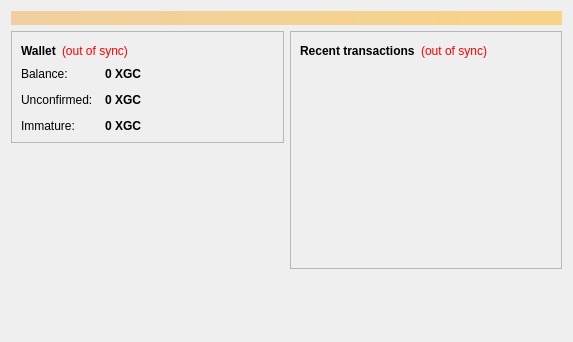
<?xml version="1.0" encoding="UTF-8"?>
<ui version="4.0">
 <class>OverviewPage</class>
 <widget class="QWidget" name="OverviewPage">
  <property name="geometry">
   <rect>
    <x>0</x>
    <y>0</y>
    <width>573</width>
    <height>342</height>
   </rect>
  </property>
  <property name="windowTitle">
   <string>Form</string>
  </property>
  <layout class="QVBoxLayout" name="topLayout">
   <item>
    <widget class="QLabel" name="labelAlerts">
     <property name="visible">
      <bool>false</bool>
     </property>
     <property name="styleSheet">
      <string notr="true">background-color: qlineargradient(x1: 0, y1: 0, x2: 1, y2: 0, stop:0 #F0D0A0, stop:1 #F8D488); color:#000000;</string>
     </property>
     <property name="wordWrap">
      <bool>true</bool>
     </property>
     <property name="margin">
      <number>3</number>
     </property>
    </widget>
   </item>
   <item>
    <layout class="QHBoxLayout" name="horizontalLayout" stretch="1,1">
     <item>
      <layout class="QVBoxLayout" name="verticalLayout_2">
       <item>
        <widget class="QFrame" name="frame">
         <property name="frameShape">
          <enum>QFrame::StyledPanel</enum>
         </property>
         <property name="frameShadow">
          <enum>QFrame::Raised</enum>
         </property>
         <layout class="QVBoxLayout" name="verticalLayout_4">
          <item>
           <layout class="QHBoxLayout" name="horizontalLayout_4">
            <item>
             <widget class="QLabel" name="label_5">
              <property name="font">
               <font>
                <weight>75</weight>
                <bold>true</bold>
               </font>
              </property>
              <property name="text">
               <string>Wallet</string>
              </property>
             </widget>
            </item>
            <item>
             <widget class="QLabel" name="labelWalletStatus">
              <property name="toolTip">
               <string>The displayed information may be out of date. Your wallet automatically synchronizes with the Bitcoin network after a connection is established, but this process has not completed yet.</string>
              </property>
              <property name="styleSheet">
               <string notr="true">QLabel { color: red; }</string>
              </property>
              <property name="text">
               <string notr="true">(out of sync)</string>
              </property>
              <property name="alignment">
               <set>Qt::AlignLeading|Qt::AlignLeft|Qt::AlignVCenter</set>
              </property>
             </widget>
            </item>
            <item>
             <spacer name="horizontalSpacer_2">
              <property name="orientation">
               <enum>Qt::Horizontal</enum>
              </property>
              <property name="sizeHint" stdset="0">
               <size>
                <width>40</width>
                <height>20</height>
               </size>
              </property>
             </spacer>
            </item>
           </layout>
          </item>
          <item>
           <layout class="QFormLayout" name="formLayout_2">
            <property name="fieldGrowthPolicy">
             <enum>QFormLayout::AllNonFixedFieldsGrow</enum>
            </property>
            <property name="horizontalSpacing">
             <number>12</number>
            </property>
            <property name="verticalSpacing">
             <number>12</number>
            </property>
            <item row="0" column="0">
             <widget class="QLabel" name="label">
              <property name="text">
               <string>Balance:</string>
              </property>
             </widget>
            </item>
            <item row="0" column="1">
             <widget class="QLabel" name="labelBalance">
              <property name="font">
               <font>
                <weight>75</weight>
                <bold>true</bold>
               </font>
              </property>
              <property name="cursor">
               <cursorShape>IBeamCursor</cursorShape>
              </property>
              <property name="toolTip">
               <string>Your current balance</string>
              </property>
              <property name="text">
               <string notr="true">0 XGC</string>
              </property>
              <property name="textInteractionFlags">
               <set>Qt::LinksAccessibleByMouse|Qt::TextSelectableByKeyboard|Qt::TextSelectableByMouse</set>
              </property>
             </widget>
            </item>
            <item row="1" column="0">
             <widget class="QLabel" name="label_3">
              <property name="text">
               <string>Unconfirmed:</string>
              </property>
             </widget>
            </item>
            <item row="1" column="1">
             <widget class="QLabel" name="labelUnconfirmed">
              <property name="font">
               <font>
                <weight>75</weight>
                <bold>true</bold>
               </font>
              </property>
              <property name="cursor">
               <cursorShape>IBeamCursor</cursorShape>
              </property>
              <property name="toolTip">
               <string>Total of transactions that have yet to be confirmed, and do not yet count toward the current balance</string>
              </property>
              <property name="text">
               <string notr="true">0 XGC</string>
              </property>
              <property name="textInteractionFlags">
               <set>Qt::LinksAccessibleByMouse|Qt::TextSelectableByKeyboard|Qt::TextSelectableByMouse</set>
              </property>
             </widget>
            </item>
            <item row="2" column="0">
             <widget class="QLabel" name="labelImmatureText">
              <property name="text">
               <string>Immature:</string>
              </property>
             </widget>
            </item>
            <item row="2" column="1">
             <widget class="QLabel" name="labelImmature">
              <property name="font">
               <font>
                <weight>75</weight>
                <bold>true</bold>
               </font>
              </property>
              <property name="toolTip">
               <string>Mined balance that has not yet matured</string>
              </property>
              <property name="text">
               <string notr="true">0 XGC</string>
              </property>
              <property name="textInteractionFlags">
               <set>Qt::LinksAccessibleByMouse|Qt::TextSelectableByKeyboard|Qt::TextSelectableByMouse</set>
              </property>
             </widget>
            </item>
           </layout>
          </item>
         </layout>
        </widget>
       </item>
       <item>
        <spacer name="verticalSpacer">
         <property name="orientation">
          <enum>Qt::Vertical</enum>
         </property>
         <property name="sizeHint" stdset="0">
          <size>
           <width>20</width>
           <height>40</height>
          </size>
         </property>
        </spacer>
       </item>
      </layout>
     </item>
     <item>
      <layout class="QVBoxLayout" name="verticalLayout_3">
       <item>
        <widget class="QFrame" name="frame_2">
         <property name="frameShape">
          <enum>QFrame::StyledPanel</enum>
         </property>
         <property name="frameShadow">
          <enum>QFrame::Raised</enum>
         </property>
         <layout class="QVBoxLayout" name="verticalLayout">
          <item>
           <layout class="QHBoxLayout" name="horizontalLayout_2">
            <item>
             <widget class="QLabel" name="label_4">
              <property name="text">
               <string>&lt;b&gt;Recent transactions&lt;/b&gt;</string>
              </property>
             </widget>
            </item>
            <item>
             <widget class="QLabel" name="labelTransactionsStatus">
              <property name="toolTip">
               <string>The displayed information may be out of date. Your wallet automatically synchronizes with the Bitcoin network after a connection is established, but this process has not completed yet.</string>
              </property>
              <property name="styleSheet">
               <string notr="true">QLabel { color: red; }</string>
              </property>
              <property name="text">
               <string notr="true">(out of sync)</string>
              </property>
              <property name="alignment">
               <set>Qt::AlignRight|Qt::AlignTrailing|Qt::AlignVCenter</set>
              </property>
             </widget>
            </item>
            <item>
             <spacer name="horizontalSpacer">
              <property name="orientation">
               <enum>Qt::Horizontal</enum>
              </property>
              <property name="sizeHint" stdset="0">
               <size>
                <width>40</width>
                <height>20</height>
               </size>
              </property>
             </spacer>
            </item>
           </layout>
          </item>
          <item>
           <widget class="QListView" name="listTransactions">
            <property name="styleSheet">
             <string notr="true">QListView { background: transparent; }</string>
            </property>
            <property name="frameShape">
             <enum>QFrame::NoFrame</enum>
            </property>
            <property name="verticalScrollBarPolicy">
             <enum>Qt::ScrollBarAlwaysOff</enum>
            </property>
            <property name="horizontalScrollBarPolicy">
             <enum>Qt::ScrollBarAlwaysOff</enum>
            </property>
            <property name="selectionMode">
             <enum>QAbstractItemView::NoSelection</enum>
            </property>
           </widget>
          </item>
         </layout>
        </widget>
       </item>
       <item>
        <spacer name="verticalSpacer_2">
         <property name="orientation">
          <enum>Qt::Vertical</enum>
         </property>
         <property name="sizeHint" stdset="0">
          <size>
           <width>20</width>
           <height>40</height>
          </size>
         </property>
        </spacer>
       </item>
      </layout>
     </item>
    </layout>
   </item>
  </layout>
 </widget>
 <resources/>
 <connections/>
</ui>
